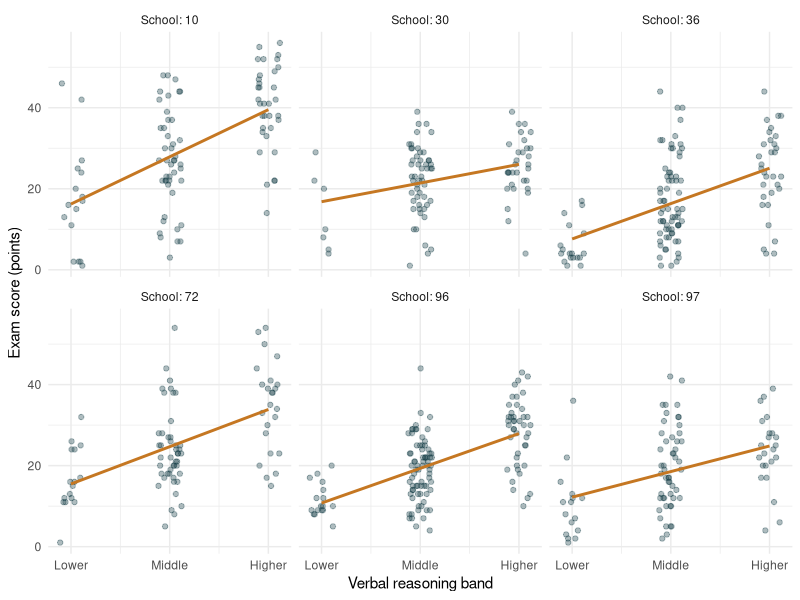
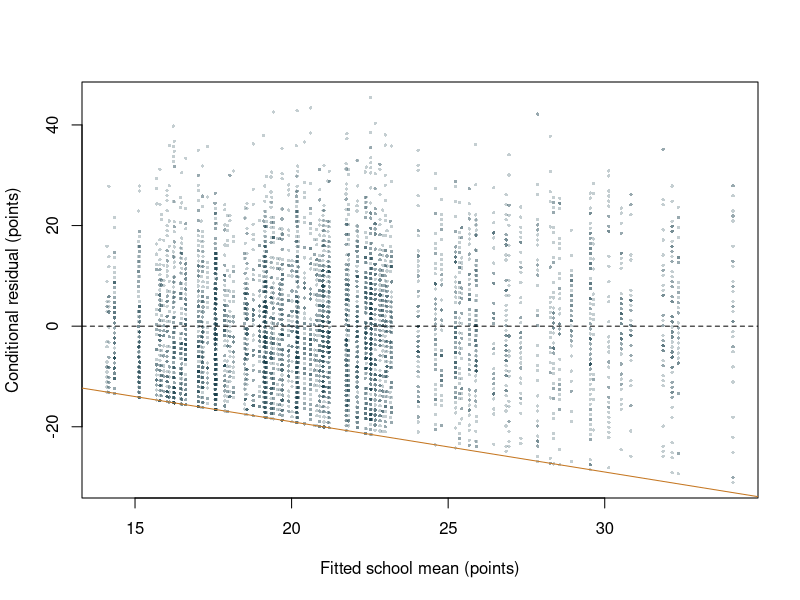
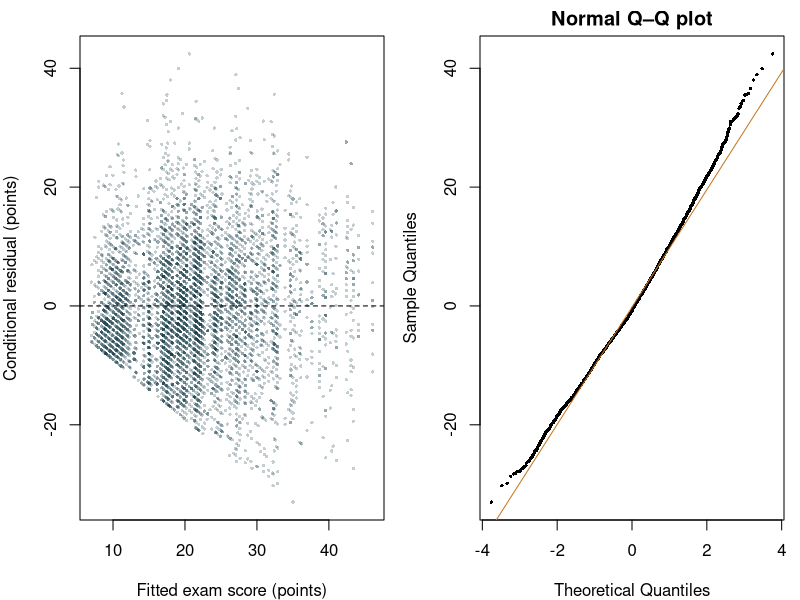

Generate these figures, in order, with R:
## ---- chunk 1
library(dplyr)
library(ggplot2)
library(lmerTest)
library(emmeans)

pupils <- read.csv("../../labs_2627/assignments/week3/downloads/ilea_1987.csv")
pupils$School <- factor(pupils$School)
pupils$fsm10 <- (pupils$PercentFSM - 45) / 10

table(pupils$VRBand, useNA = "ifany")
pupils |>
  group_by(VRBand) |>
  summarise(pupils = n(), mean_score = mean(ExamScore), sd_score = sd(ExamScore))
## ---- chunk 2
#| fig-width: 8.5
#| fig-height: 4.8
#| fig-cap: "Observed pupil scores and separate fitted lines in the six largest schools. Horizontal jitter separates pupils with the same band."
largest <- count(pupils, School, sort = TRUE) |> slice_head(n = 6)
shown <- filter(pupils, School %in% largest$School)
ggplot(shown, aes(VRBand, ExamScore)) +
  geom_point(position = position_jitter(width = 0.12, height = 0, seed = 6),
             alpha = 0.35, colour = "#173F48") +
  geom_smooth(method = "lm", formula = y ~ x, se = FALSE, colour = "#C57722") +
  facet_wrap(~ School, ncol = 3, labeller = label_both) +
  scale_x_continuous(breaks = -1:1, labels = c("Lower", "Middle", "Higher")) +
  labs(x = "Verbal reasoning band", y = "Exam score (points)") +
  theme_minimal()
## ---- chunk 3
null <- lmer(ExamScore ~ 1 + (1 | School), data = pupils)
components <- as.data.frame(VarCorr(null))
components[c("grp", "vcov", "sdcor")]
icc <- components$vcov[1] / sum(components$vcov)
icc
## ---- chunk 4
#| fig-width: 7
#| fig-height: 3.6
#| fig-cap: "Conditional residuals from the random-intercept model. The line marks the residual for a score of 1."
plot(fitted(null), resid(null), pch = 16, cex = 0.45,
     col = adjustcolor("#173F48", 0.25), xlab = "Fitted school mean (points)",
     ylab = "Conditional residual (points)")
abline(h = 0, lty = 2)
abline(a = 1, b = -1, col = "#C57722")
## ---- chunk 5
slopes <- lmer(ExamScore ~ VRBand + fsm10 + (1 + VRBand | School), data = pupils)
coef(summary(slopes))["VRBand", c("Estimate", "Std. Error")]
VarCorr(slopes)
## ---- chunk 6
interaction_fit <- lmer(ExamScore ~ VRBand * fsm10 + (1 + VRBand | School),
                        data = pupils)
fixed <- coef(summary(interaction_fit))
margin <- qt(0.975, fixed[, "df"]) * fixed[, "Std. Error"]
knitr::kable(cbind(fixed, lower = fixed[, "Estimate"] - margin,
                   upper = fixed[, "Estimate"] + margin), digits = c(2, 2, 1, 2, 4, 2, 2))
as.data.frame(VarCorr(interaction_fit))
## ---- chunk 7
band_means <- emmeans(
  interaction_fit, ~ VRBand | fsm10,
  at = list(VRBand = c(-1, 0, 1), fsm10 = (c(35, 55) - 45) / 10),
  lmer.df = "satterthwaite", lmerTest.limit = nrow(pupils)
)
print(band_means, digits = 4)
adjacent <- contrast(band_means, method = "consec")
confint(adjacent, adjust = "none")
## ---- chunk 8
#| fig-width: 9
#| fig-height: 3.8
#| fig-cap: "Conditional residuals against fitted pupil scores and a Normal Q–Q plot for the interaction model."
par(mfrow = c(1, 2), mar = c(4, 4, 1.8, 0.8))
errors <- resid(interaction_fit)
plot(fitted(interaction_fit), errors, pch = 16, cex = 0.45,
     col = adjustcolor("#173F48", 0.25), xlab = "Fitted exam score (points)",
     ylab = "Conditional residual (points)")
abline(h = 0, lty = 2)
qqnorm(errors, pch = 16, cex = 0.45, main = "Normal Q–Q plot")
qqline(errors, col = "#C57722")
## ---- chunk 9
stopifnot(nrow(pupils) == 5921, nlevels(pupils$School) == 114,
          is.numeric(pupils$VRBand), !anyNA(pupils$VRBand),
          all(table(pupils$School, pupils$VRBand) > 0),
          nrow(distinct(pupils, School, PercentFSM)) == 114)
fits <- list(null = null, slopes = slopes, interaction = interaction_fit)
data.frame(pupils = sapply(fits, nobs), singular = sapply(fits, isSingular),
           optimizer_code = sapply(fits, function(m) m@optinfo$conv$opt),
           fit_messages = sapply(fits, function(m) length(m@optinfo$conv$lme4$messages)))
